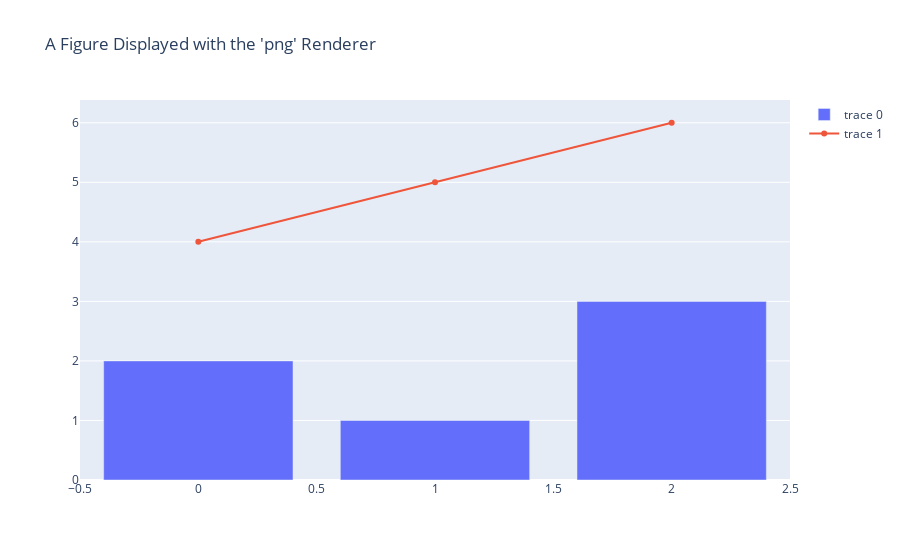

Write notebook code for a chart like this one.
### Code cell
import plotly.graph_objects as go
fig = go.Figure(
    data=[go.Bar(y=[2, 1, 3]),go.Scatter(y=[4,5,6])],
    layout_title_text="A Figure Displayed with the 'png' Renderer"
)
fig.show()

### Figure 1 — Plotly figure (JSON) as saved in the notebook; plotly's stock layout.template omitted (floating-point values rounded to 4 significant figures)
{"data": [{"type": "bar", "y": [2, 1, 3]}, {"type": "scatter", "y": [4, 5, 6]}], "layout": {"title": {"text": "A Figure Displayed with the 'png' Renderer"}}}
